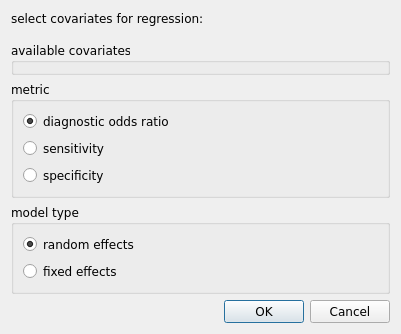
<?xml version="1.0" encoding="UTF-8"?>
<ui version="4.0">
 <class>cov_reg_dialog</class>
 <widget class="QDialog" name="cov_reg_dialog">
  <property name="geometry">
   <rect>
    <x>0</x>
    <y>0</y>
    <width>401</width>
    <height>323</height>
   </rect>
  </property>
  <property name="font">
   <font>
    <family>Verdana</family>
   </font>
  </property>
  <property name="windowTitle">
   <string>select covariates</string>
  </property>
  <property name="windowIcon">
   <iconset>
    <normaloff>:/misc/meta.png</normaloff>:/misc/meta.png</iconset>
  </property>
  <layout class="QVBoxLayout" name="verticalLayout">
   <item>
    <widget class="QLabel" name="label">
     <property name="text">
      <string>select covariates for regression:</string>
     </property>
    </widget>
   </item>
   <item>
    <spacer name="verticalSpacer_2">
     <property name="orientation">
      <enum>Qt::Vertical</enum>
     </property>
     <property name="sizeType">
      <enum>QSizePolicy::Fixed</enum>
     </property>
     <property name="sizeHint" stdset="0">
      <size>
       <width>20</width>
       <height>10</height>
      </size>
     </property>
    </spacer>
   </item>
   <item>
    <widget class="QGroupBox" name="cov_grp_box">
     <property name="title">
      <string>available covariates</string>
     </property>
    </widget>
   </item>
   <item>
    <spacer name="verticalSpacer">
     <property name="orientation">
      <enum>Qt::Vertical</enum>
     </property>
     <property name="sizeHint" stdset="0">
      <size>
       <width>20</width>
       <height>30</height>
      </size>
     </property>
    </spacer>
   </item>
   <item>
    <widget class="QGroupBox" name="diagnostic_group_box">
     <property name="title">
      <string>metric</string>
     </property>
     <layout class="QVBoxLayout" name="verticalLayout_3">
      <item>
       <widget class="QRadioButton" name="dor_radio">
        <property name="text">
         <string>diagnostic odds ratio</string>
        </property>
        <property name="checked">
         <bool>true</bool>
        </property>
       </widget>
      </item>
      <item>
       <widget class="QRadioButton" name="sensitivity_radio">
        <property name="text">
         <string>sensitivity</string>
        </property>
        <property name="checked">
         <bool>false</bool>
        </property>
       </widget>
      </item>
      <item>
       <widget class="QRadioButton" name="fixed_radio">
        <property name="text">
         <string>specificity</string>
        </property>
       </widget>
      </item>
     </layout>
    </widget>
   </item>
   <item>
    <widget class="QGroupBox" name="groupBox">
     <property name="title">
      <string>model type</string>
     </property>
     <layout class="QVBoxLayout" name="verticalLayout_2">
      <item>
       <widget class="QRadioButton" name="random_effects_radio">
        <property name="text">
         <string>random effects</string>
        </property>
        <property name="checked">
         <bool>true</bool>
        </property>
       </widget>
      </item>
      <item>
       <widget class="QRadioButton" name="fixed_effects_radio">
        <property name="text">
         <string>fixed effects</string>
        </property>
       </widget>
      </item>
     </layout>
    </widget>
   </item>
   <item>
    <widget class="QDialogButtonBox" name="buttonBox">
     <property name="font">
      <font>
       <family>Verdana</family>
      </font>
     </property>
     <property name="orientation">
      <enum>Qt::Horizontal</enum>
     </property>
     <property name="standardButtons">
      <set>QDialogButtonBox::Cancel|QDialogButtonBox::Ok</set>
     </property>
    </widget>
   </item>
  </layout>
 </widget>
 <resources>
  <include location="images/icons.qrc"/>
 </resources>
 <connections/>
</ui>
